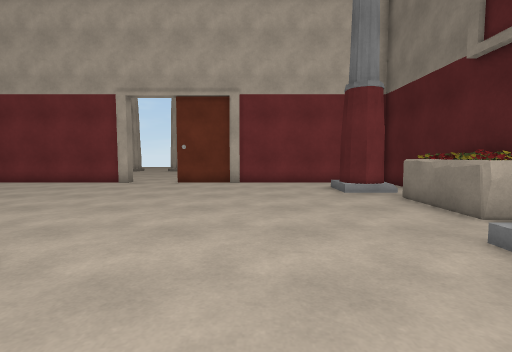
[1] (above)

19 first-person views from a walk through a 3-D level made in the Unity game engine. The camera is 1.2 m above the floor, tilts 4° down and sees 85° across. The floor is counted in squares, 1 m on a side. Each view is taken from the middle of a square. On the plan, view 1 faces up. The plan holds only what a view shows up to about 13 squares ahead; the rest is blank. The place goes on beyond the plan. Door leaves are left out, so doorways stand open. Some surface patterns are stand-ins.

[2]
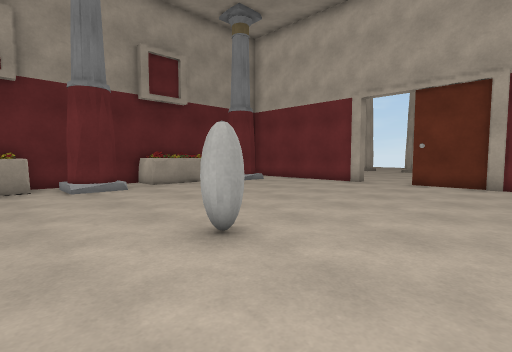

[3]
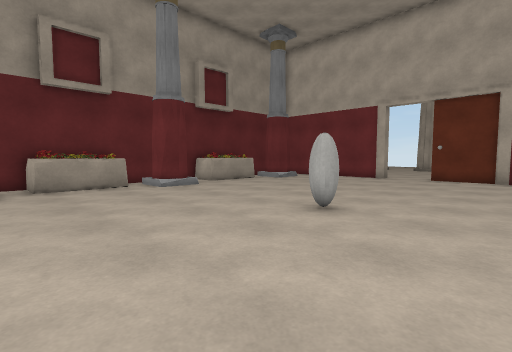

[4]
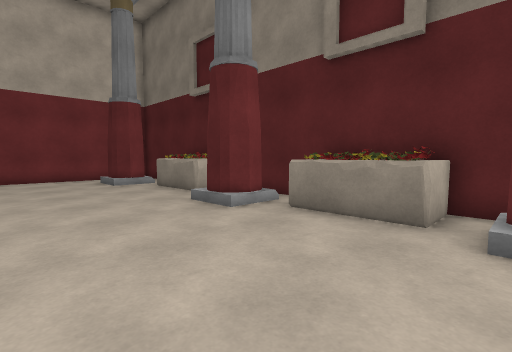

[5]
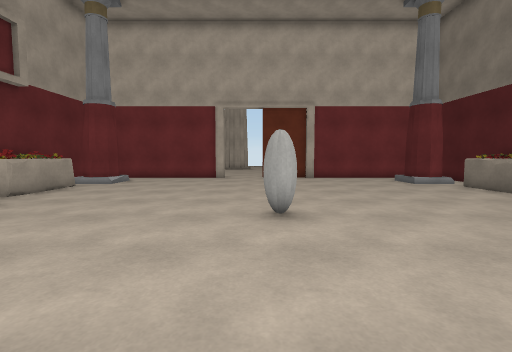

[6]
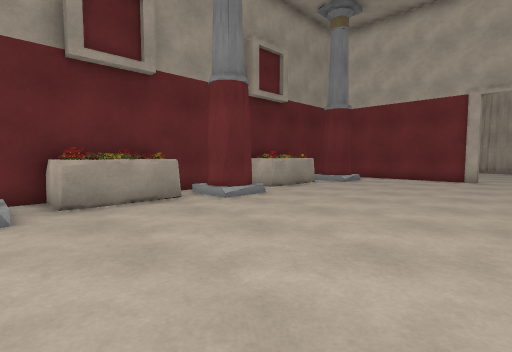

[7]
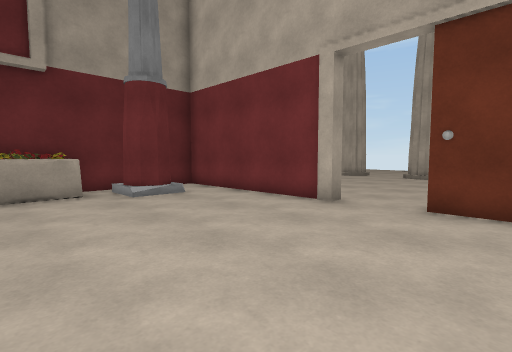

[8]
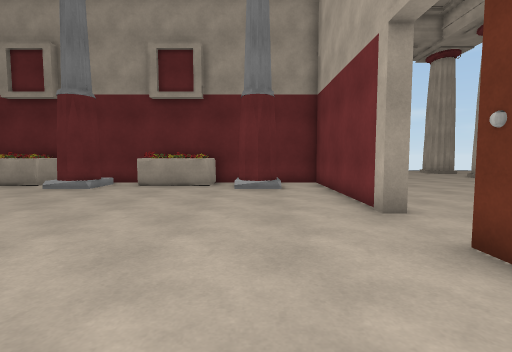

[9]
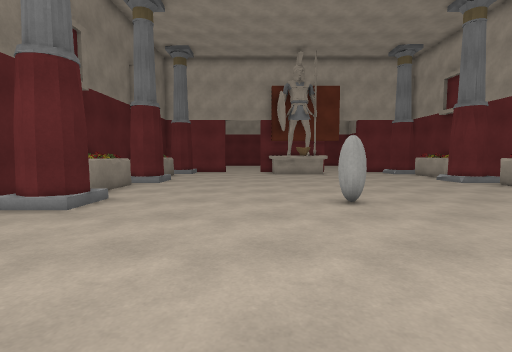

[10]
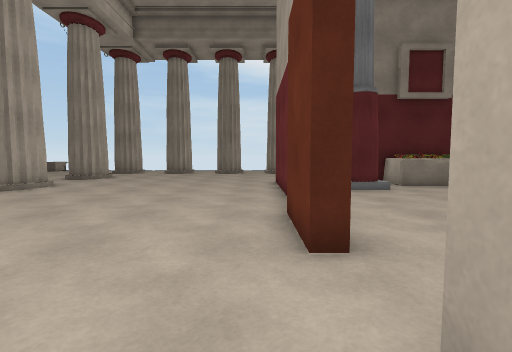

[11]
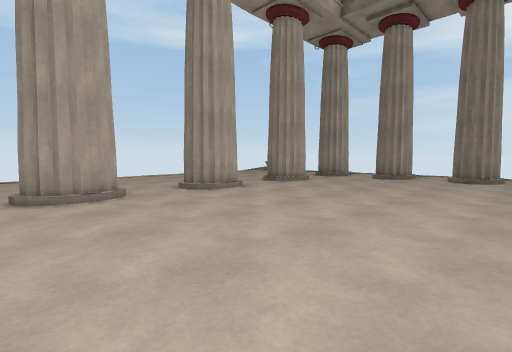

[12]
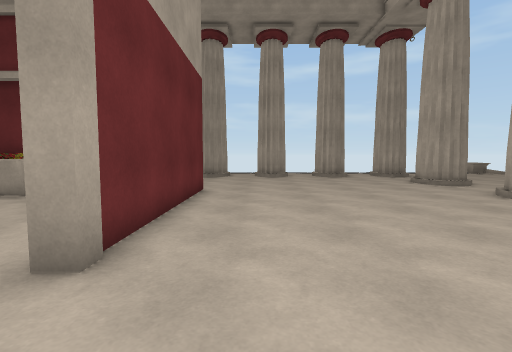

[13]
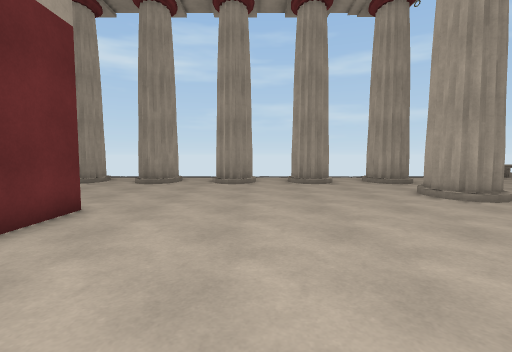

[14]
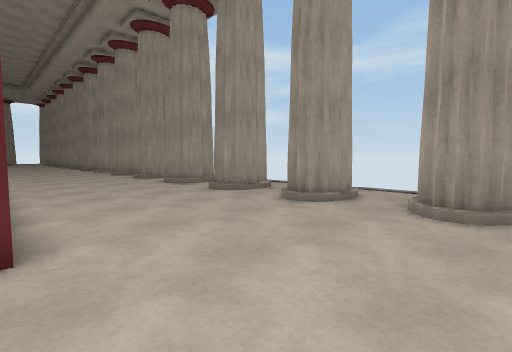

[15]
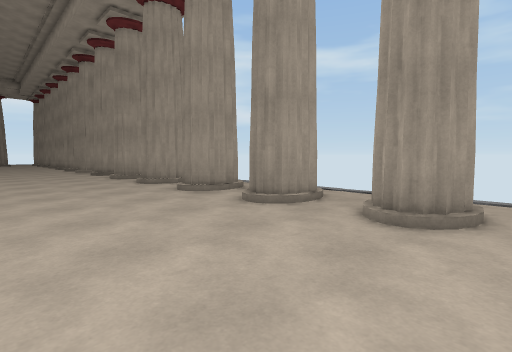

[16]
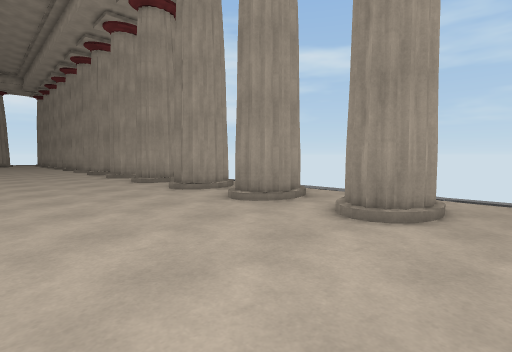

[17]
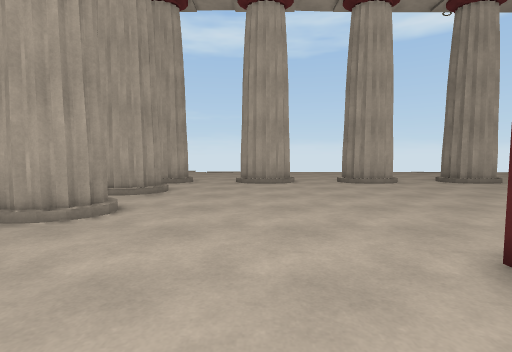

[18]
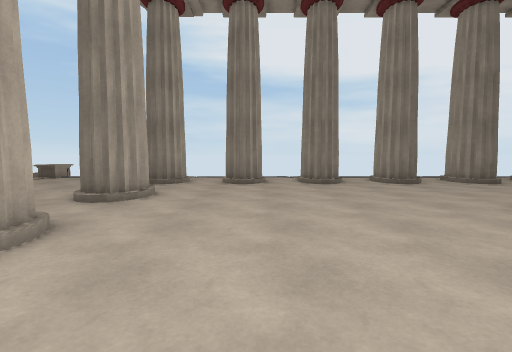

[19]
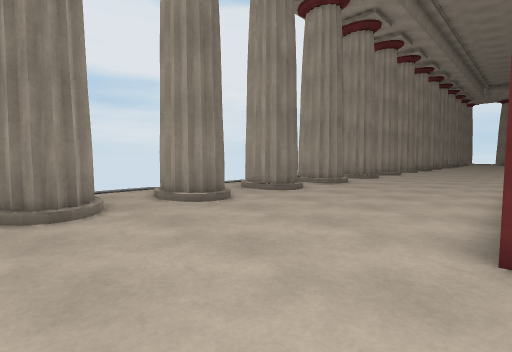

### Floor plan
Key: @ floor where view 1 was taken; # wall or solid block; x gap in a wall; . floor; / step, stairs or slope; D open door; B ball; O other object.
Columns run from 23 left of view 1 to 14 right of it. Each row starts with its distance up from view 1.
 23    ##.###..###..### .###..###..## .##
 22    ................ .................
 21    ...............  .................
 20    #............... ................#
 19   ##............... ................#
 18    ................ .................
 17    #................................#
 16    #................................#
 15   ##................................##
 14 ......................................
 13 ..##......#######DDDB#########......##
 12    #......#................  #......#
 11 ..........#................  #.......
 10 ..........#x#.............O#.#........
  9 ..##......#..................#......##
  8    #......#O................O#......#
  7  .........#OO...............O#.......
  6 ..##......#OO...............O#......#
  5 .. #......#O................O#......#
  4     ......#...............///#.....
  3   ........#x#............./#x#....
  2   ##......#...............///#...
  1    #......#O................O#..
  0    .......#OO..........@...OO#.
 -1    #..... #OO..............OO#
 -2    #..... #O................O#
 -3      .... ###..............###

Where each view was taken, in squares from view 1:
view 1: 0 up, 0 right, facing up
view 2: 0 up, 0 right, facing up-left
view 3: 3 down, 0 right, facing up-left
view 4: 3 down, 1 left, facing up-right
view 5: 3 down, 4 left, facing up
view 6: 3 down, 4 left, facing up-left
view 7: 6 up, 2 left, facing up-left
view 8: 10 up, 0 right, facing left
view 9: 10 up, 1 left, facing down
view 10: 14 up, 7 left, facing right
view 11: 14 up, 3 left, facing up-right
view 12: 15 up, 3 left, facing left
view 13: 17 up, 7 left, facing left
view 14: 17 up, 13 left, facing down-left
view 15: 14 up, 14 left, facing down-left
view 16: 11 up, 14 left, facing down-left
view 17: 10 up, 16 left, facing up
view 18: 19 up, 0 right, facing right
view 19: 17 up, 6 right, facing down-right
